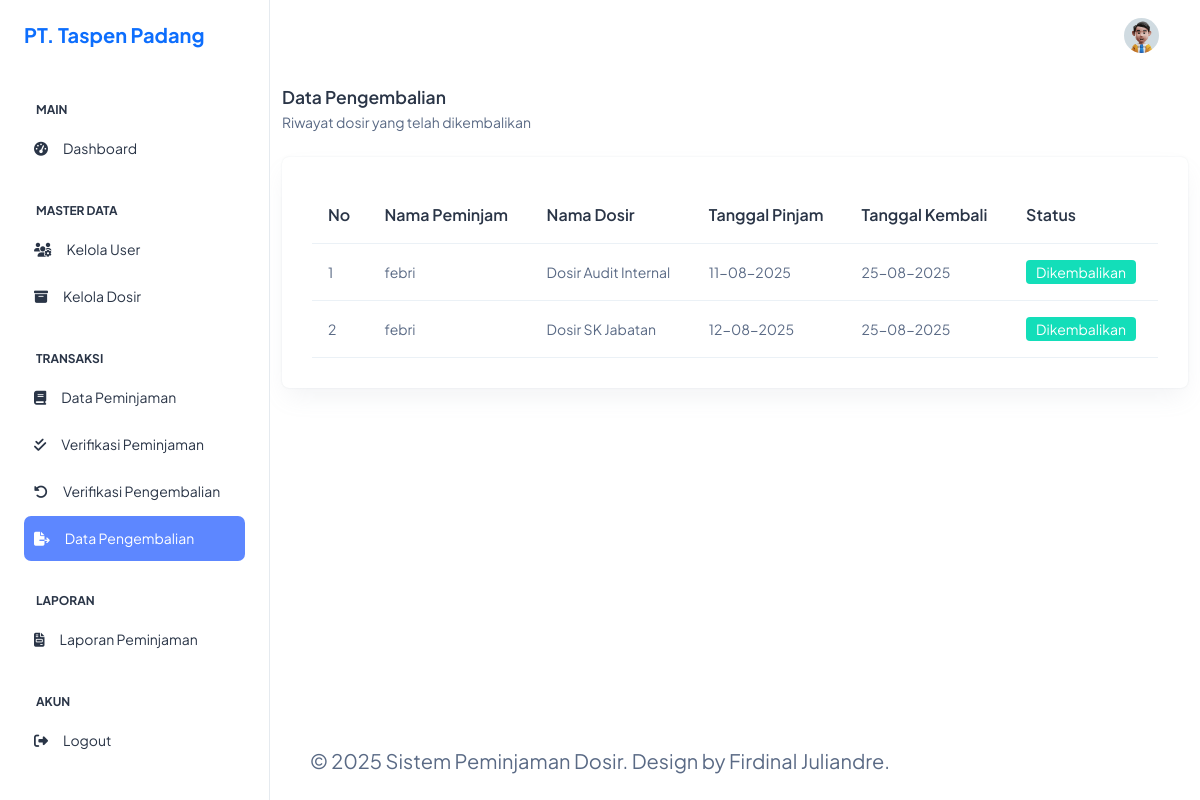
The page /admin/data-pengembalian.php (signed in) on the database its author committed.
### tables this page shows
CREATE TABLE `peminjaman` (
  `id` int(11) NOT NULL,
  `id_user` int(11) NOT NULL,
  `id_dosir` int(11) NOT NULL,
  `tanggal_pinjam` date NOT NULL,
  `tanggal_kembali` date DEFAULT NULL,
  `status` enum('Menunggu Persetujuan','Disetujui','Ditolak','Dipinjam','Dikembalikan','Menunggu Pengembalian') NOT NULL DEFAULT 'Menunggu Persetujuan'
);

CREATE TABLE `users` (
  `id` int(11) NOT NULL,
  `nip` varchar(20) DEFAULT NULL,
  `email` varchar(255) NOT NULL,
  `password` varchar(255) NOT NULL,
  `role` enum('admin','peminjam','pimpinan') DEFAULT 'peminjam',
  `created_at` timestamp NOT NULL DEFAULT current_timestamp(),
  `nama` varchar(255) NOT NULL
);

CREATE TABLE `dosir` (
  `id` int(11) NOT NULL,
  `id_user` int(11) NOT NULL,
  `nama_dosir` varchar(255) NOT NULL,
  `deskripsi` text DEFAULT NULL,
  `file_pdf` varchar(255) DEFAULT NULL,
  `created_at` timestamp NOT NULL DEFAULT current_timestamp()
);

### admin/data-pengembalian.php (the view, shortened to what this page needs)
<?php
require_once '../koneksi.php';
require_once BASE_PATH . '/layouts/header.php';
require_once BASE_PATH . '/layouts/sidebar.php';
$query = mysqli_query($conn, "
  SELECT p.*, u.nama AS nama_user, d.nama_dosir
  FROM peminjaman p
  JOIN users u ON p.id_user = u.id
  JOIN dosir d ON p.id_dosir = d.id
  WHERE p.status IN ('Dikembalikan', 'Menunggu Pengembalian')
  ORDER BY p.tanggal_kembali DESC
");
?>
<?php include BASE_PATH . '/layouts/topbar.php'; ?>
<div class="main-content py-4">
    <div class="container">
        <br><br><br>
        <div class="d-flex justify-content-between align-items-center mb-4">
            <div>
                <h5 class="fw-semibold mb-1">Data Pengembalian</h5>
                <p class="text-muted mb-0">Riwayat dosir yang telah dikembalikan</p>
            </div>
        </div>
        <div class="card">
            <div class="card-body">
                <div class="table-responsive">
                    <table class="table align-middle text-nowrap mb-0">
                        <thead class="text-dark fs-4">
                            <tr>
                                <th>No</th>
                                <th>Nama Peminjam</th>
                                <th>Nama Dosir</th>
                                <th>Tanggal Pinjam</th>
                                <th>Tanggal Kembali</th>
                                <th>Status</th>
                            </tr>
                        </thead>
                        <tbody>
                            <?php $no = 1; while ($row = mysqli_fetch_assoc($query)) : ?>
                                <tr>
                                    <td><?= $no++ ?></td>
                                    <td><?= htmlspecialchars($row['nama_user']) ?></td>
                                    <td><?= htmlspecialchars($row['nama_dosir']) ?></td>
                                    <td><?= date('d-m-Y', strtotime($row['tanggal_pinjam'])) ?></td>
                                    <td><?= $row['tanggal_kembali'] ? date('d-m-Y', strtotime($row['tanggal_kembali'])) : '-' ?></td>
                                    <td><span class="badge bg-success"><?= $row['status'] ?></span></td>
                                </tr>
                            <?php endwhile; ?>
                        </tbody>
                    </table>
                </div>
            </div>
        </div>
    </div>
</div>
</div>
<?php include BASE_PATH . '/layouts/footer.php'; ?>

### layouts/header.php (style rules this page uses)
html, body { height: 100%; }

### rows shown on the page
peminjaman: id_user.nama "febri", id_dosir.nama_dosir "Dosir Audit Internal", tanggal_pinjam "11-08-2025", tanggal_kembali "25-08-2025", status "Dikembalikan"
peminjaman: id_user.nama "febri", id_dosir.nama_dosir "Dosir SK Jabatan", tanggal_pinjam "12-08-2025", tanggal_kembali "25-08-2025", status "Dikembalikan"
